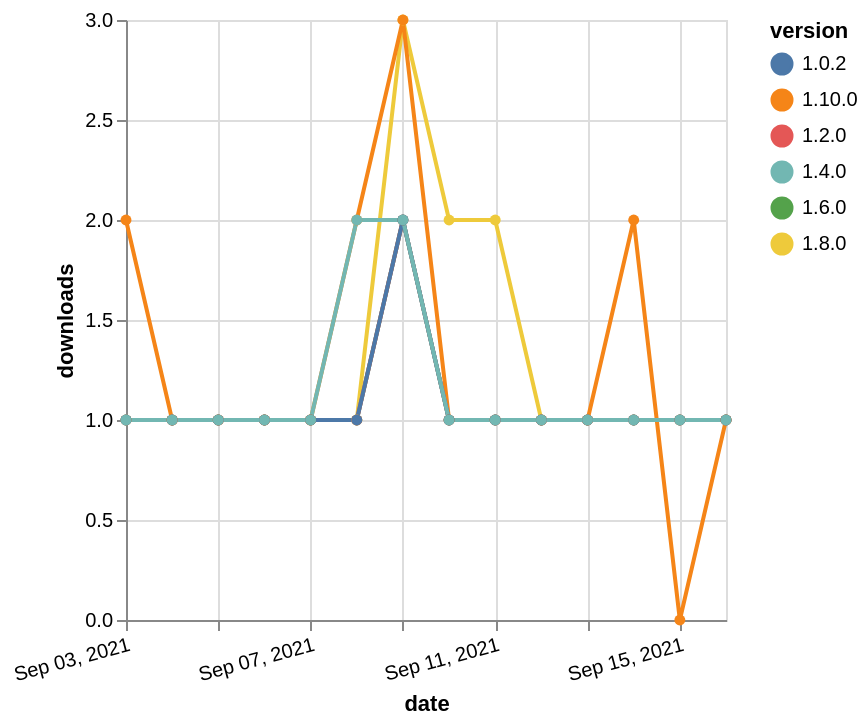

Specify this chart in Vega-Lite:
### Vega-Lite specification from a JSON file in a GitHub repository (floating-point values rounded to 4 significant figures)
{"$schema": "https://vega.github.io/schema/vega-lite/v5.json", "description": "A simple bar chart with embedded data.", "data": {"values": [{"date": "2021-09-03", "total": 172, "delta": 1, "version": "1.6.0"}, {"date": "2021-09-04", "total": 173, "delta": 1, "version": "1.6.0"}, {"date": "2021-09-05", "total": 174, "delta": 1, "version": "1.6.0"}, {"date": "2021-09-06", "total": 175, "delta": 1, "version": "1.6.0"}, {"date": "2021-09-07", "total": 176, "delta": 1, "version": "1.6.0"}, {"date": "2021-09-08", "total": 177, "delta": 1, "version": "1.6.0"}, {"date": "2021-09-09", "total": 179, "delta": 2, "version": "1.6.0"}, {"date": "2021-09-10", "total": 180, "delta": 1, "version": "1.6.0"}, {"date": "2021-09-11", "total": 181, "delta": 1, "version": "1.6.0"}, {"date": "2021-09-12", "total": 182, "delta": 1, "version": "1.6.0"}, {"date": "2021-09-13", "total": 183, "delta": 1, "version": "1.6.0"}, {"date": "2021-09-14", "total": 184, "delta": 1, "version": "1.6.0"}, {"date": "2021-09-15", "total": 185, "delta": 1, "version": "1.6.0"}, {"date": "2021-09-16", "total": 186, "delta": 1, "version": "1.6.0"}, {"date": "2021-09-03", "total": 200, "delta": 1, "version": "1.8.0"}, {"date": "2021-09-04", "total": 201, "delta": 1, "version": "1.8.0"}, {"date": "2021-09-05", "total": 202, "delta": 1, "version": "1.8.0"}, {"date": "2021-09-06", "total": 203, "delta": 1, "version": "1.8.0"}, {"date": "2021-09-07", "total": 204, "delta": 1, "version": "1.8.0"}, {"date": "2021-09-08", "total": 205, "delta": 1, "version": "1.8.0"}, {"date": "2021-09-09", "total": 208, "delta": 3, "version": "1.8.0"}, {"date": "2021-09-10", "total": 210, "delta": 2, "version": "1.8.0"}, {"date": "2021-09-11", "total": 212, "delta": 2, "version": "1.8.0"}, {"date": "2021-09-12", "total": 213, "delta": 1, "version": "1.8.0"}, {"date": "2021-09-13", "total": 214, "delta": 1, "version": "1.8.0"}, {"date": "2021-09-14", "total": 215, "delta": 1, "version": "1.8.0"}, {"date": "2021-09-15", "total": 216, "delta": 1, "version": "1.8.0"}, {"date": "2021-09-16", "total": 217, "delta": 1, "version": "1.8.0"}, {"date": "2021-09-03", "total": 127, "delta": 2, "version": "1.10.0"}, {"date": "2021-09-04", "total": 128, "delta": 1, "version": "1.10.0"}, {"date": "2021-09-05", "total": 129, "delta": 1, "version": "1.10.0"}, {"date": "2021-09-06", "total": 130, "delta": 1, "version": "1.10.0"}, {"date": "2021-09-07", "total": 131, "delta": 1, "version": "1.10.0"}, {"date": "2021-09-08", "total": 133, "delta": 2, "version": "1.10.0"}, {"date": "2021-09-09", "total": 136, "delta": 3, "version": "1.10.0"}, {"date": "2021-09-10", "total": 137, "delta": 1, "version": "1.10.0"}, {"date": "2021-09-11", "total": 138, "delta": 1, "version": "1.10.0"}, {"date": "2021-09-12", "total": 139, "delta": 1, "version": "1.10.0"}, {"date": "2021-09-13", "total": 140, "delta": 1, "version": "1.10.0"}, {"date": "2021-09-14", "total": 142, "delta": 2, "version": "1.10.0"}, {"date": "2021-09-15", "total": 142, "delta": 0, "version": "1.10.0"}, {"date": "2021-09-16", "total": 143, "delta": 1, "version": "1.10.0"}, {"date": "2021-09-03", "total": 214, "delta": 1, "version": "1.2.0"}, {"date": "2021-09-04", "total": 215, "delta": 1, "version": "1.2.0"}, {"date": "2021-09-05", "total": 216, "delta": 1, "version": "1.2.0"}, {"date": "2021-09-06", "total": 217, "delta": 1, "version": "1.2.0"}, {"date": "2021-09-07", "total": 218, "delta": 1, "version": "1.2.0"}, {"date": "2021-09-08", "total": 219, "delta": 1, "version": "1.2.0"}, {"date": "2021-09-09", "total": 221, "delta": 2, "version": "1.2.0"}, {"date": "2021-09-10", "total": 222, "delta": 1, "version": "1.2.0"}, {"date": "2021-09-11", "total": 223, "delta": 1, "version": "1.2.0"}, {"date": "2021-09-12", "total": 224, "delta": 1, "version": "1.2.0"}, {"date": "2021-09-13", "total": 225, "delta": 1, "version": "1.2.0"}, {"date": "2021-09-14", "total": 226, "delta": 1, "version": "1.2.0"}, {"date": "2021-09-15", "total": 227, "delta": 1, "version": "1.2.0"}, {"date": "2021-09-16", "total": 228, "delta": 1, "version": "1.2.0"}, {"date": "2021-09-03", "total": 260, "delta": 1, "version": "1.0.2"}, {"date": "2021-09-04", "total": 261, "delta": 1, "version": "1.0.2"}, {"date": "2021-09-05", "total": 262, "delta": 1, "version": "1.0.2"}, {"date": "2021-09-06", "total": 263, "delta": 1, "version": "1.0.2"}, {"date": "2021-09-07", "total": 264, "delta": 1, "version": "1.0.2"}, {"date": "2021-09-08", "total": 265, "delta": 1, "version": "1.0.2"}, {"date": "2021-09-09", "total": 267, "delta": 2, "version": "1.0.2"}, {"date": "2021-09-10", "total": 268, "delta": 1, "version": "1.0.2"}, {"date": "2021-09-11", "total": 269, "delta": 1, "version": "1.0.2"}, {"date": "2021-09-12", "total": 270, "delta": 1, "version": "1.0.2"}, {"date": "2021-09-13", "total": 271, "delta": 1, "version": "1.0.2"}, {"date": "2021-09-14", "total": 272, "delta": 1, "version": "1.0.2"}, {"date": "2021-09-15", "total": 273, "delta": 1, "version": "1.0.2"}, {"date": "2021-09-16", "total": 274, "delta": 1, "version": "1.0.2"}, {"date": "2021-09-03", "total": 202, "delta": 1, "version": "1.4.0"}, {"date": "2021-09-04", "total": 203, "delta": 1, "version": "1.4.0"}, {"date": "2021-09-05", "total": 204, "delta": 1, "version": "1.4.0"}, {"date": "2021-09-06", "total": 205, "delta": 1, "version": "1.4.0"}, {"date": "2021-09-07", "total": 206, "delta": 1, "version": "1.4.0"}, {"date": "2021-09-08", "total": 208, "delta": 2, "version": "1.4.0"}, {"date": "2021-09-09", "total": 210, "delta": 2, "version": "1.4.0"}, {"date": "2021-09-10", "total": 211, "delta": 1, "version": "1.4.0"}, {"date": "2021-09-11", "total": 212, "delta": 1, "version": "1.4.0"}, {"date": "2021-09-12", "total": 213, "delta": 1, "version": "1.4.0"}, {"date": "2021-09-13", "total": 214, "delta": 1, "version": "1.4.0"}, {"date": "2021-09-14", "total": 215, "delta": 1, "version": "1.4.0"}, {"date": "2021-09-15", "total": 216, "delta": 1, "version": "1.4.0"}, {"date": "2021-09-16", "total": 217, "delta": 1, "version": "1.4.0"}]}, "width": "container", "mark": {"type": "line", "point": {"filled": true}}, "encoding": {"x": {"field": "date", "type": "temporal", "timeUnit": "yearmonthdate", "title": "date", "axis": {"labelAngle": -15}}, "y": {"field": "delta", "type": "quantitative", "title": "downloads"}, "color": {"field": "version", "type": "nominal"}, "tooltip": {"field": "delta"}}}
